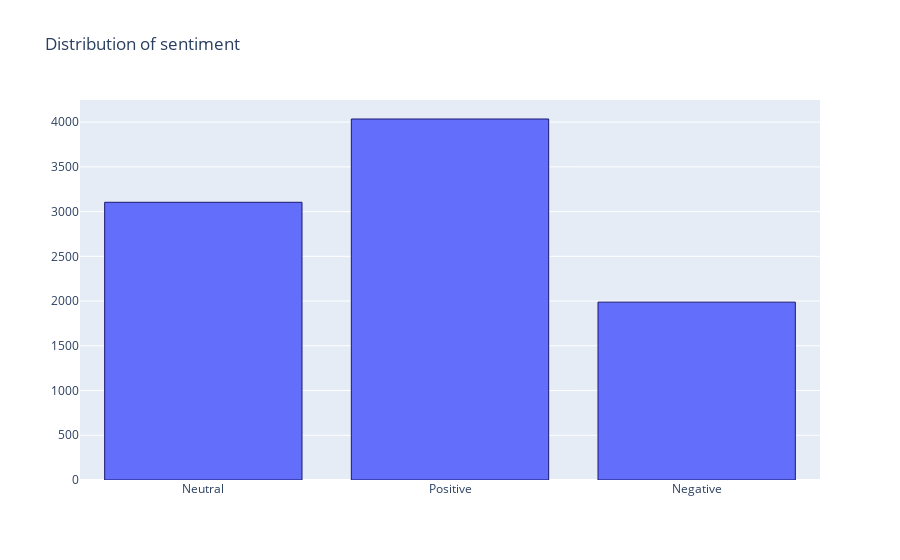

Notebook code cell kept with this figure:
### Code cell
x = ['Neutral', 'Positive', 'Negative']
y = [3104,  4035, 1988]

import plotly.graph_objs as go
# Use the hovertext kw argument for hover text
fig = go.Figure(data=[go.Bar(x=x, y=y,
            hovertext=['61% of tweets', '28% of tweets', '11% of tweets'])])

# Customize aspect
#marker_color='rgb(158,202,225)'
fig.update_traces(marker_line_color='midnightblue',
                  marker_line_width=1.)
fig.update_layout(title_text='Distribution of sentiment')
fig.show()

### Figure 1 — Plotly figure (JSON) as saved in the notebook; plotly's stock layout.template omitted (floating-point values rounded to 4 significant figures)
{"data": [{"hovertext": ["61% of tweets", "28% of tweets", "11% of tweets"], "marker": {"line": {"color": "midnightblue", "width": 1.0}}, "type": "bar", "x": ["Neutral", "Positive", "Negative"], "y": [3104, 4035, 1988]}], "layout": {"title": {"text": "Distribution of sentiment"}}}
